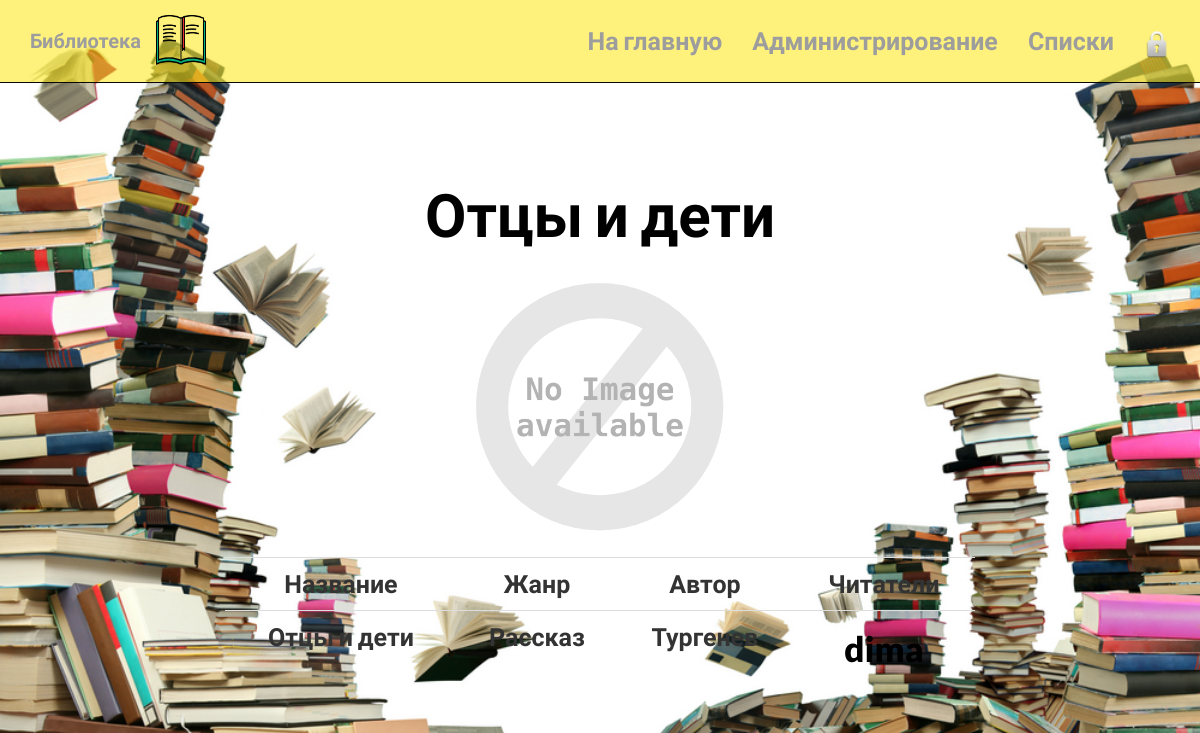
Screenshot of /list_books/5 with the database file from the repository.
### my_app/models.py (models this page shows, shortened)
class Book(models.Model):
        id_book = models.AutoField(primary_key=True)
        name_book = models.CharField(max_length=100, verbose_name='Название книги')
        genre_book = models.CharField(max_length=50, default='Жанр неизвестен', verbose_name='Жанр')
        photo = models.ImageField(null=True, blank=True, default='no-image.png', verbose_name='Фото')
        writer_book = models.CharField(max_length=100, verbose_name='Автор')
        year_book = models.IntegerField(verbose_name='Год создания')
        users = models.ManyToManyField(User, through='Issuance', through_fields=('book_name', 'username'))
        def get_users(self):
            return [{'name': user.username} for user in self.users.all()]

### my_app/views.py (the view)
# urls.py: url(r'^list_books/(?P<id>\d+)', book_id, name='book_id_url'),
def book_id(request, id):
    book = Book.objects.filter(id_book=id)
    book = book.first()
    id = request.GET.get('id')
    if id:
        queryset = Book.objects.filter(id=id)
    return render(request, 'book_id.html', locals())

### templates/book_id.html
{% extends 'base.html' %}
{% block body1 %}
<div id="header1">
        <div class="container">
            <div class="row centered">
                <div class="col-lg-8 col-lg-offset-2">
                    <h1 style="font-size: 60px"><br>{{ book.name_book }}<br></h1>
                    {% if book.photo %}
                                <td><img src="{{book.photo.url}}" width="300" height="300"></td>
                            {% endif %}
                    <table class="table table-hover table-inverse">
                <tr href="{% url 'list_books_url'%}">
                    <td>Название</td>
                    <td>Жанр</td>
                    <td>Автор</td>
                    <td>Читатели</td>
                </tr>
                <tr>
                    <td>{{book.name_book}}</td>
                    <td>{{book.genre_book}}</td>
                    <td>{{book.writer_book}}</td>
                    <td>
                        {% for user in book.get_users %}
                          <h4>{{ user.name }}</h4>
                        {% endfor %}
                    </td>
                </tr>
                </table>
                </div>
            </div>
        </div>
</div>
{% endblock %}

### rows the page displays
Book: name_book "Отцы и дети", photo (placeholder picture), genre_book "Рассказ", writer_book "Тургенев"

### other values shown
{{ user.name }} "dima"
